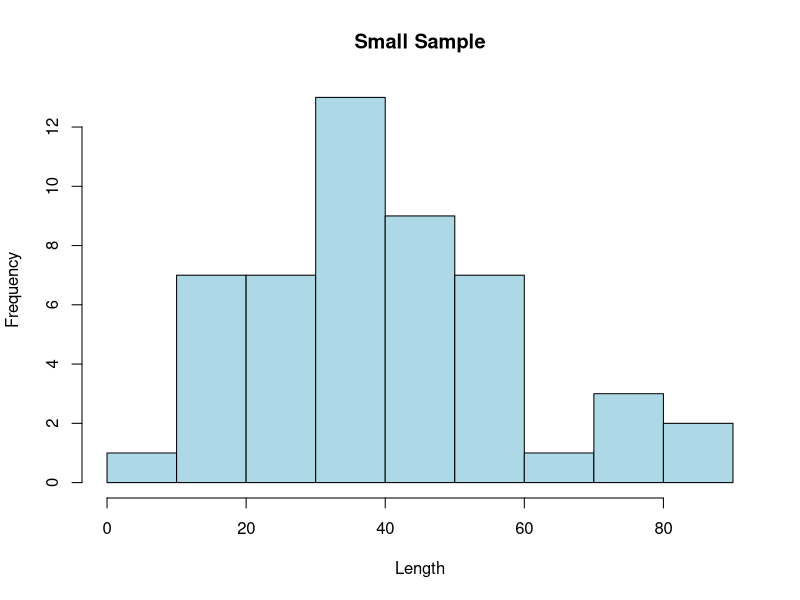
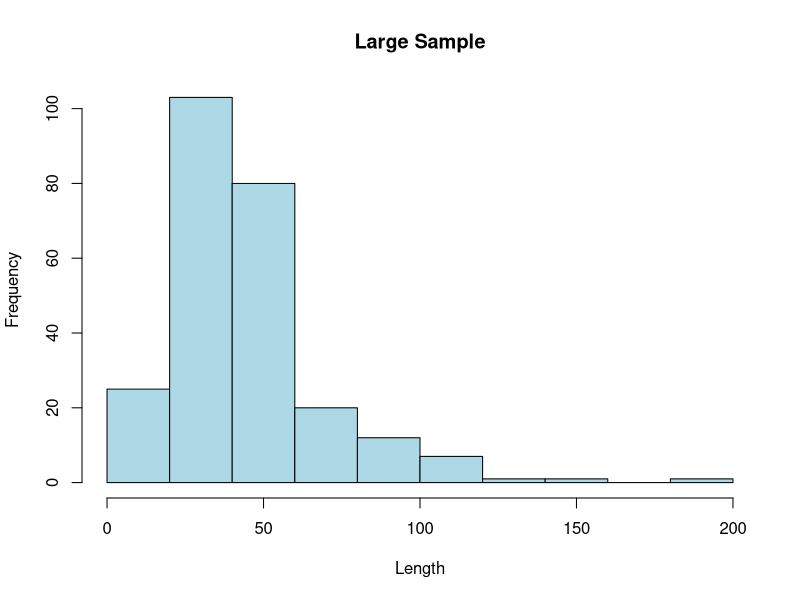
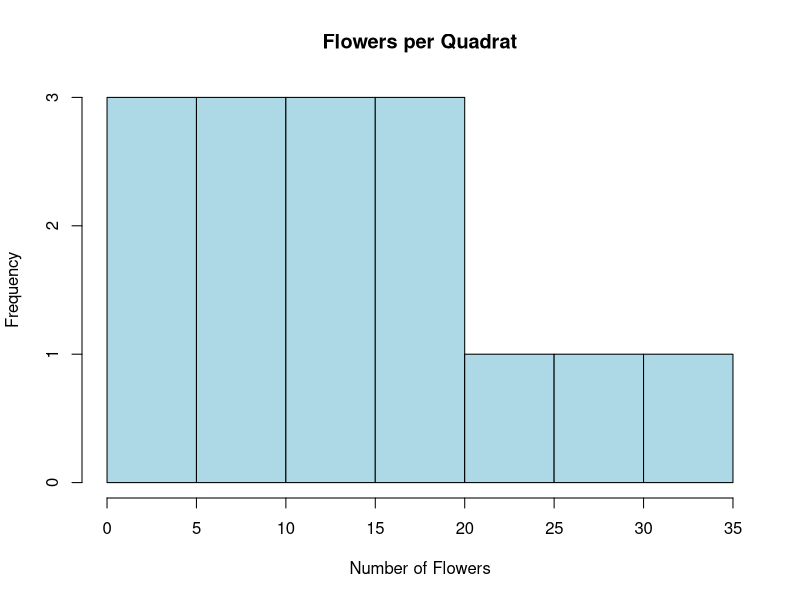
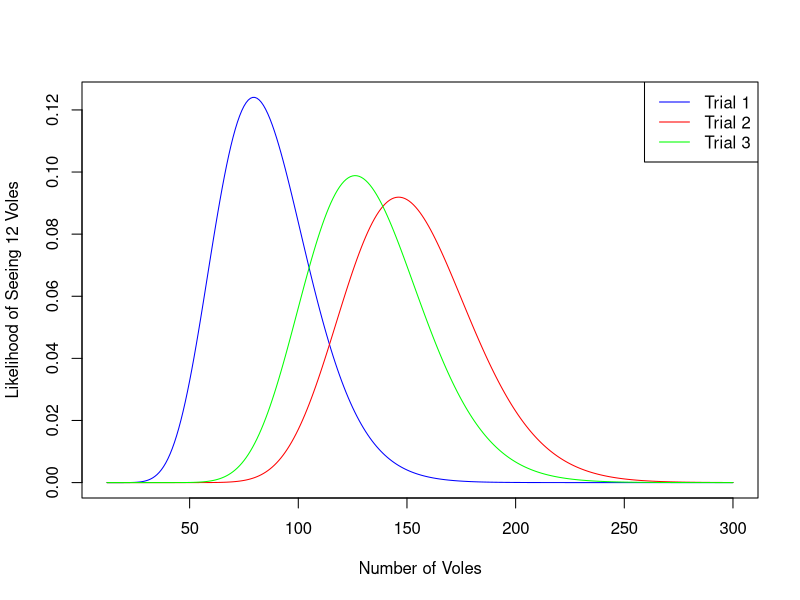
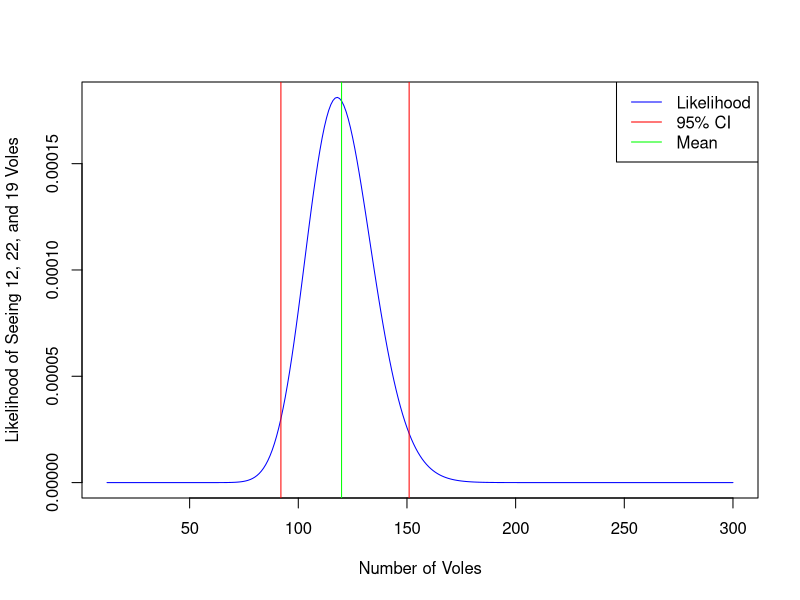
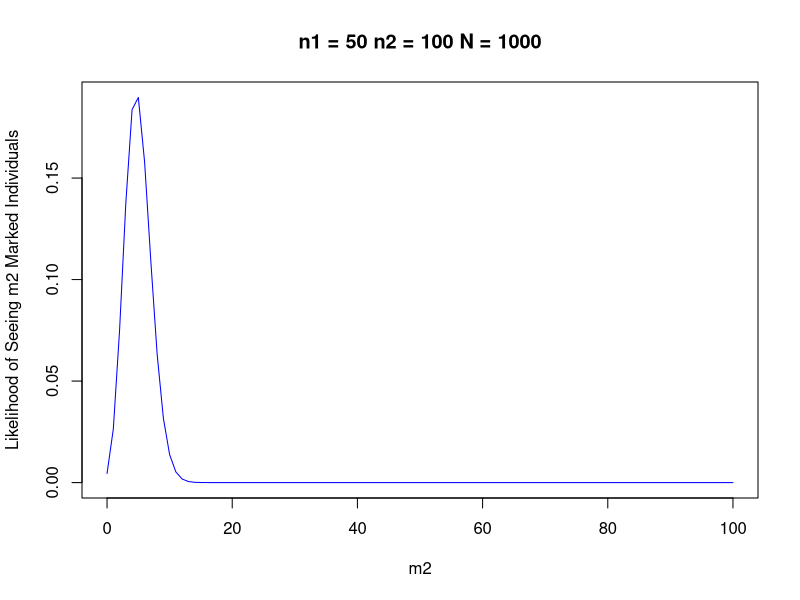
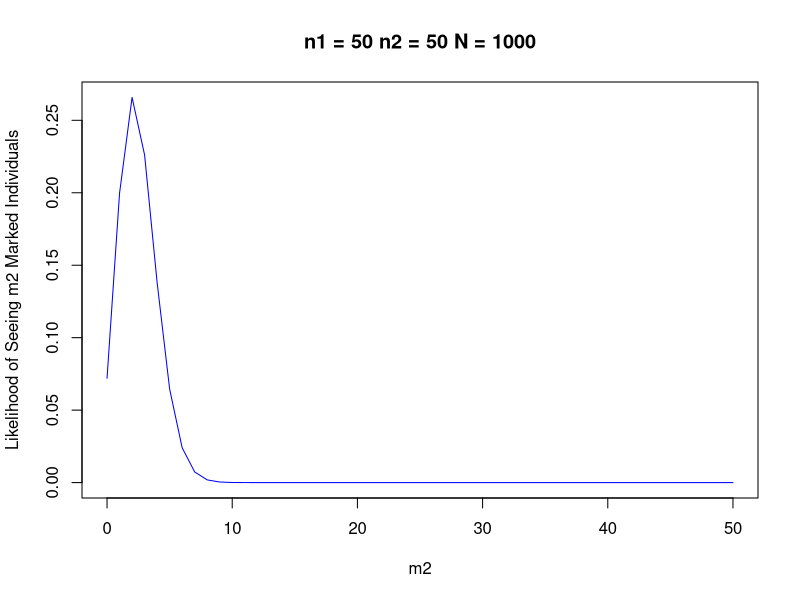
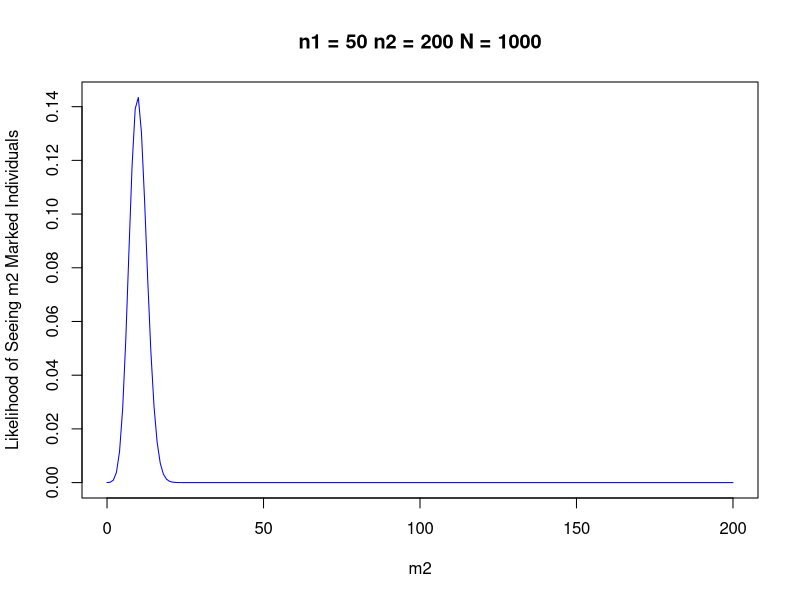

Source code (R) for these figures, in order:
## ---- chunk 1
setwd("/workspaces/schooling/abundance/hwk_1/")
## ---- chunk 2
small_sample = read.table("data/Length Sample 50.csv", header=T, sep=",")['x'][,1]
large_sample = read.table("data/Length Sample 250.csv", header=T, sep=",")['x'][,1]
N = 1000
## ---- chunk 3
variance_of_estimator = function(sample, N) {
    n = length(sample)
    return(
        (N - n) / N * var(sample) / n
    )
}
## ---- chunk 4
summarize <- function(sample, N) {
    print(paste("Sample Mean:", round(mean(sample), 2)))
    print(paste("Sample Variance:", round(var(sample), 2)))
    print(paste("Estimated Variance of Estimator:", round(variance_of_estimator(sample, N), 2)))
    print(paste("Estimated CV of Estimator:", round(variance_of_estimator(sample, N) / mean(sample), 2)))
}
## ---- chunk 5
hist(small_sample, main="Small Sample", xlab="Length", ylab="Frequency", col="lightblue")
## ---- chunk 6
summarize(small_sample, N)
## ---- chunk 7
hist(large_sample, main="Large Sample", xlab="Length", ylab="Frequency", col="lightblue")
## ---- chunk 8
summarize(large_sample, N)
## ---- chunk 9
sample = c(10, 15, 1, 23, 18, 12, 19, 9, 5, 8, 3, 26, 20, 12, 31)
hist(sample, main="Flowers per Quadrat", xlab="Number of Flowers", ylab="Frequency", col="lightblue")
## ---- chunk 10
N = 6000
summarize(sample, N)
## ---- chunk 11
N_est = N * mean(sample)
N_est_var = N^2 * variance_of_estimator(sample, N)
N_est_cv = N_est_var / N_est
print(paste("Estimated Total Population:", round(N_est, 2)))
print(paste("Estimated Variance of Estimator:", round(N_est_var, 2)))
print(paste("Estimated CV of Estimator:", round(N_est_cv, 2)))
## ---- chunk 12
N.possible = 12:300
likelihood.trial1 = dbinom(12, N.possible, 0.15)
likelihood.trial2 = dbinom(22, N.possible, 0.15)
likelihood.trial3 = dbinom(19, N.possible, 0.15)

plot(
    N.possible, likelihood.trial1, 
    type="l", xlab="Number of Voles", 
    ylab="Likelihood of Seeing 12 Voles",
    col="blue"
)
lines(
    N.possible, likelihood.trial2, 
    type="l", col="red"
)
lines(
    N.possible, likelihood.trial3, 
    type="l", col="green"
)
legend("topright", legend=c("Trial 1", "Trial 2", "Trial 3"), col=c("blue", "red", "green"), lty=1)
## ---- chunk 13
likelihood = likelihood.trial1 * likelihood.trial2 * likelihood.trial3
cdf = cumsum(likelihood) / sum(likelihood)
lower = N.possible[cdf > 0.025][1]
upper = N.possible[cdf > 0.975][1]

plot(
    N.possible, likelihood, 
    type="l", xlab="Number of Voles", 
    ylab="Likelihood of Seeing 12, 22, and 19 Voles",
    col="blue"
)
abline(v=lower, col="red")
abline(v=upper, col="red")
abline(v=sum(likelihood * N.possible) / sum(likelihood), col="green")

legend("topright", legend=c("Likelihood", "95% CI", "Mean"), col=c("blue", "red", "green"), lty=1)
print(paste("95% CI:", lower, upper))
print(paste("Mean:", sum(likelihood * N.possible) / sum(likelihood)))
## ---- chunk 14
summarize = function(n1, n2, N) {
    m2 = 0:n2
    likelihood = dhyper(m2, n1, N-n1, n2)
    plot(
        m2, likelihood, 
        type="l", xlab="m2", 
        ylab="Likelihood of Seeing m2 Marked Individuals",
        col="blue",
        main=paste("n1 =", n1, "n2 =", n2, "N =", N)
    )
    print(paste("Mean:", sum(likelihood * m2) / sum(likelihood)))
}
## ---- chunk 15
n1 = 50
n2 = 100
N = 1000
summarize(n1, n2, N)
## ---- chunk 16
summarize(n1, 50, N)
summarize(n1, 200, N)
## ---- chunk 17
summarize(n1, n2, 500)
summarize(n1, n2, 2000)
## ---- chunk 18
data = rbind(
    c("May", 65, 120, 19),
    c("June", 25, 150, 12),
    c("July", 40, 110, 15),
    c("August", 45, 80, 35),
    c("September", 60, 70, 42)
)
colnames(data) = c("Month", "n1", "n2", "m2")
data = as.data.frame(data)
data$n1 = as.numeric(data$n1)
data$n2 = as.numeric(data$n2)
data$m2 = as.numeric(data$m2)
data
## ---- chunk 19
data$N.chap = (data$n1 + 1) * (data$n2 + 1) / (data$m2 + 1) - 1
data$var.N.chap = (
    (data$n1 + 1) * (data$n2 + 1) * (data$n1 - data$m2) * (data$n2 - data$m2) 
    / (data$m2 + 1)^2 / (data$m2 + 2)
)
data$cv.N.chap = data$var.N.chap / data$N.chap
data
## ---- chunk 20
N.trial = 50:800
months = c("May", "June", "July", "August", "September")
likelihoods = c()
for (i in 1:nrow(data)) {
    likelihood = dhyper(data$m2[i], data$n1[i], N.trial - data$n1[i], data$n2[i])
    likelihood[is.na(likelihood)] = 0
    likelihood = likelihood / sum(likelihood)
    likelihoods = rbind(likelihoods, likelihood)
}

y_max = max(likelihoods) + 0.01
plot(
    N.trial, likelihoods[1,], 
    type="l", xlab="Size of Population", 
    ylab="Likelihood",
    col="blue",
    main="Likelihood of Population Size without Replacement",
    ylim=c(0, y_max)
)
lines(
    N.trial, likelihoods[2,], 
    type="l", col="red"
)
lines(
    N.trial, likelihoods[3,], 
    type="l", col="green"
)
lines(
    N.trial, likelihoods[4,], 
    type="l", col="purple"
)
lines(
    N.trial, likelihoods[5,], 
    type="l", col="orange"
)
legend("topright", legend=months, col=c("blue", "red", "green", "purple", "orange"), lty=1)
## ---- chunk 21
data$N.bailey = data$n1 * (data$n2 + 1) / (data$m2 + 1)
data$var.N.bailey = (
    data$n1 * data$n1 * (data$n2 + 1) * (data$n2 - data$m2) 
    / (data$m2 + 1)^2 / (data$m2 + 2)
)
data$cv.N.bailey = data$var.N.bailey / data$N.bailey
data
## ---- chunk 22
N.trial = 50:800
months = c("May", "June", "July", "August", "September")
likelihoods = c()
for (i in 1:nrow(data)) {
    likelihood = dbinom(x=data$m2[i], size=data$n2[i], prob=data$n1[i] / N.trial)
    likelihood[is.na(likelihood)] = 0
    likelihood = likelihood / sum(likelihood)
    likelihoods = rbind(likelihoods, likelihood)
}

y_max = max(likelihoods) + 0.01

plot(
    N.trial, likelihoods[1,], 
    type="l", xlab="Size of Population", 
    ylab="Likelihood",
    col="blue",
    main="Likelihood of Population Size with Replacement",
    ylim=c(0, y_max)
)
lines(
    N.trial, likelihoods[2,], 
    type="l", col="red"
)
lines(
    N.trial, likelihoods[3,], 
    type="l", col="green"
)
lines(
    N.trial, likelihoods[4,], 
    type="l", col="purple"
)
lines(
    N.trial, likelihoods[5,], 
    type="l", col="orange"
)
legend("topright", legend=months, col=c("blue", "red", "green", "purple", "orange"), lty=1)
